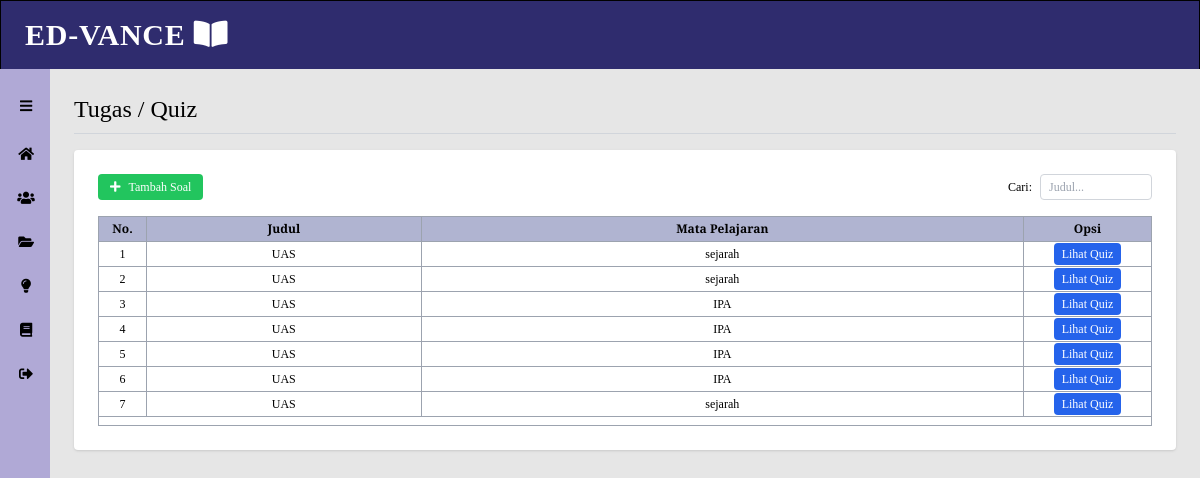
The page /ed-vanced/tugas_quiz-guru.php on the database its author committed.
### tables this page shows
CREATE TABLE `quiz` (
  `id` int(11) NOT NULL,
  `judul` varchar(100) NOT NULL,
  `mata_pelajaran` varchar(100) NOT NULL,
  `tanggal_dibuat` date DEFAULT curdate()
);

### ed-vanced/tugas_quiz-guru.php (the view, shortened to what this page needs)
<?php
include 'database.php';
?>
<!DOCTYPE html>
<html lang="en">
<head>
  <script src="https://cdn.tailwindcss.com"></script>
  <link rel="stylesheet" href="https://cdnjs.cloudflare.com/ajax/libs/font-awesome/5.15.3/css/all.min.css" />
</head>
<body class="bg-[#b0a9d6] min-h-screen flex flex-col">
  <?php require 'navbar.php'; ?>
  <?php require 'sidebar_guru.php'; ?>
  <main class="flex-1 bg-[#e6e6e6] p-6">
    <h2 class="text-2xl font-serif mb-4 border-b border-gray-300 pb-2">Tugas / Quiz</h2>
    <section class="bg-white p-6 shadow rounded">
      <div class="flex justify-between mb-4">
      <a href="tambah_soal.php" class="bg-green-500 hover:bg-green-600 text-white text-xs px-3 py-1 rounded flex items-center gap-2">
        <i class="fas fa-plus"></i> Tambah Soal
      </a>
        <div class="flex items-center gap-2 text-xs">
          <label for="search">Cari:</label>
          <input type="text" id="search" class="border border-gray-300 rounded px-2 py-1 w-28" placeholder="Judul..." />
        </div>
      </div>
      <div class="overflow-x-auto">
        <table class="w-full border-collapse border border-gray-400 text-xs">
          <thead>
            <tr class="bg-[#b0b4d1] text-center font-semibold">
              <th class="border border-gray-400 px-2 py-1 w-12">No.</th>
              <th class="border border-gray-400 px-2 py-1">Judul</th>
              <th class="border border-gray-400 px-2 py-1">Mata Pelajaran</th>
              <th class="border border-gray-400 px-2 py-1 w-32">Opsi</th>
            </tr>
          </thead>
          <tbody>
            <tbody>
              <?php
                $no = 1;
                $query = mysqli_query($conn, "SELECT * FROM quiz ORDER BY id DESC");
                while ($row = mysqli_fetch_assoc($query)) :
              ?>
                    <tr class="text-center hover:bg-gray-100">
                      <td class="border border-gray-400 px-2 py-1"><?= $no++ ?></td>
                      <td class="border border-gray-400 px-2 py-1"><?= htmlspecialchars($row['judul']) ?></td>
                      <td class="border border-gray-400 px-2 py-1"><?= htmlspecialchars($row['mata_pelajaran']) ?></td>
                      <td class="border border-gray-400 px-2 py-1">
                        <a href="detail_quiz.php?id=<?= $row['id'] ?>" class="bg-blue-600 hover:bg-blue-700 text-white px-2 py-1 rounded text-xs">Lihat Quiz</a>
                      </td>
                    </tr>
              <?php endwhile; ?>
            </tbody>
            <tr class="text-center">
              <td class="border border-gray-400 px-2 py-1" colspan="4"></td>
            </tr>
          </tbody>
        </table>
      </div>
    </section>
  </main>
</body>
</html>

### ed-vanced/tugas_quiz-guru.php (style rules this page uses)
body { font-family: 'PT Serif', serif; }

### ed-vanced/sidebar_guru.php (style rules this page uses)
body { font-family: 'PT Serif', serif; }

### rows shown on the page
quiz: judul "UAS", mata_pelajaran "sejarah"
quiz: judul "UAS", mata_pelajaran "sejarah"
quiz: judul "UAS", mata_pelajaran "IPA"
quiz: judul "UAS", mata_pelajaran "IPA"
quiz: judul "UAS", mata_pelajaran "IPA"
quiz: judul "UAS", mata_pelajaran "IPA"
quiz: judul "UAS", mata_pelajaran "sejarah"
